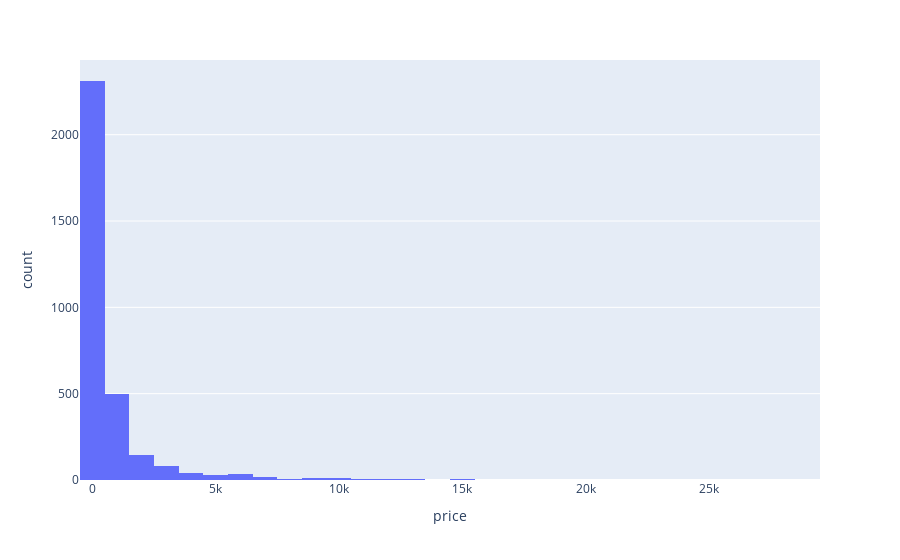

The cell this chart's notebook holds for it:
### Code cell
fig = px.histogram(DF_model2,x='price',nbins =30)

fig.show()

# Us numpy to take the natural log of the data - removing the exponential decay
DF_model2['log_price'] = np.log(DF_model2['price'])

### Figure 1 — Plotly figure (JSON) as saved in the notebook; plotly's stock layout.template omitted (floating-point values rounded to 4 significant figures; data arrays with more than 128 entries replaced by an {"elided": "..."} marker saying what was removed)
{"data": [{"bingroup": "x", "hovertemplate": "price=%{x}<br>count=%{y}<extra></extra>", "legendgroup": "", "marker": {"color": "#636efa", "pattern": {"shape": ""}}, "name": "", "nbinsx": 30, "orientation": "v", "showlegend": false, "type": "histogram", "x": {"elided": "3211 float values"}, "xaxis": "x", "yaxis": "y"}], "layout": {"barmode": "relative", "legend": {"tracegroupgap": 0}, "margin": {"t": 60}, "xaxis": {"anchor": "y", "domain": [0, 1], "title": {"text": "price"}}, "yaxis": {"anchor": "x", "domain": [0, 1], "title": {"text": "count"}}}}
